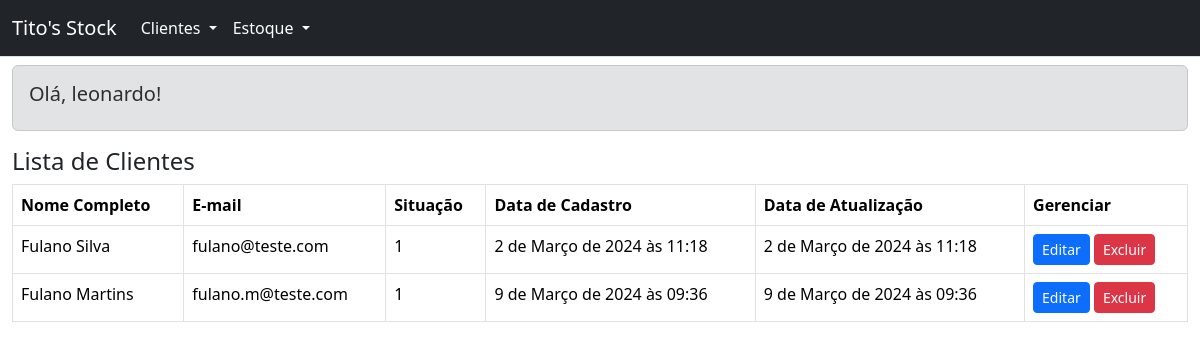
The app's page /clientes/ (signed in), older data.
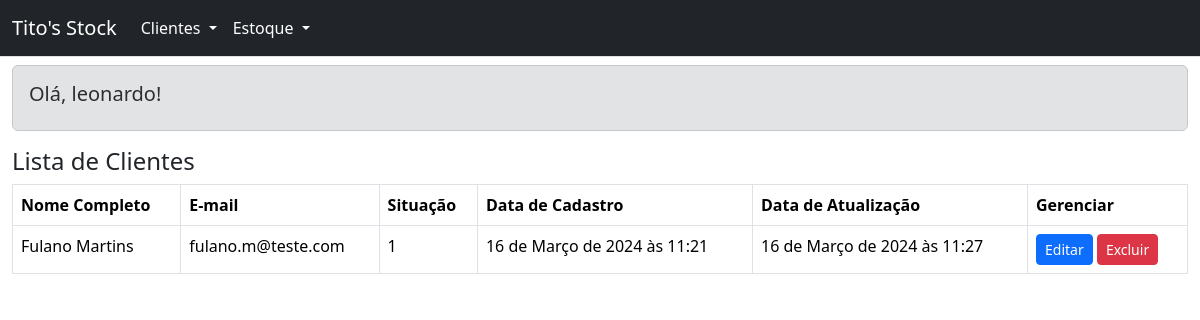
The same page, newer data.
### cliente/models.py (models this page shows)
class Clientes(models.Model):
    primeiro_nome = models.CharField(max_length=50)
    sobrenome = models.CharField(max_length=50)
    email = models.CharField(max_length=100)
    status = models.IntegerField()
    created_at = models.DateTimeField(default=datetime.now)
    updated_at = models.DateTimeField(default=datetime.now, blank=True)

### cliente/views.py (the view)
# urls.py: path('', views.index, name='index_cliente'),
def index(request):
    if request.user.is_authenticated:
        lista_clientes = Clientes.objects.all()
        return render(request, 'index.html', {'lista': lista_clientes})
    else:
        return redirect('index_usuario')

### cliente/templates/index.html
{% extends "master.html" %}
{% block content %}
    <h4>Lista de Clientes</h4>
    <table class="table table-bordered table-hover">
        <thead>
            <tr>
                <th>Nome Completo</th>
                <th>E-mail</th>
                <th>Situação</th>
                <th>Data de Cadastro</th>
                <th>Data de Atualização</th>
                <th>Gerenciar</th>
            </tr>
        </thead>
        <tbody>
            {% if lista %}
                {% for cliente in lista %}
                    <tr>
                        <td>{{ cliente.primeiro_nome }} {{ cliente.sobrenome }}</td>
                        <td>{{ cliente.email }}</td>
                        <td>{{ cliente.status }}</td>
                        <td>{{ cliente.created_at }}</td>
                        <td>{{ cliente.updated_at }}</td>
                        <td>
                            <a
                                href="{% url 'editar_cliente' cliente.id %}"
                                class="btn btn-primary btn-sm"
                            >
                                Editar
                            </a>
                            <a
                                href="{% url 'deletar_cliente' cliente.id %}"
                                class="btn btn-danger btn-sm"
                            >
                                Excluir
                            </a>
                        </td>
                    </tr>
                {% endfor %}
            {% else %}
                <tr>
                    <td class="text-center" colspan="6">
                        Nenhum cliente cadastrado
                    </td>
                </tr>
            {% endif %}
        </tbody>
    </table>
{% endblock  %}

### usuario/templates/master.html (shortened to what this page needs)
<!DOCTYPE html>
<html lang="pt-br">
<head>
    {% load bootstrap5 %}
    {% bootstrap_css %}
</head>
<body>
    <header>
        <nav class="navbar navbar-expand-lg bg-dark border-bottom border-body">
            <div class="container-fluid">
                <a class="navbar-brand text-white" href="#">Tito's Stock</a>
                <div class="collapse navbar-collapse" id="navbarSupportedContent">
                    <ul class="navbar-nav me-auto mb-2 mb-lg-0">
                        <li class="nav-item dropdown">
                            <a class="nav-link dropdown-toggle text-white" href="#" role="button" data-bs-toggle="dropdown"
                                aria-expanded="false">
                                Clientes
                            </a>
                        </li>
                        <li class="nav-item dropdown">
                            <a class="nav-link dropdown-toggle text-white" href="#" role="button" data-bs-toggle="dropdown"
                                aria-expanded="false">
                                Estoque
                            </a>
                        </li>
                    </ul>
                </div>
            </div>
        </nav>
    </header>
    <main class="container-fluid mt-2">
        <div class="alert alert-secondary">
            <h5>Olá, {{ user.username }}!</h5>
        </div>
        {% block content %}
        {% endblock %}
    </main>
</body>
</html>

Row changes from the older to the newer data that the page shows:
removed Clientes: primeiro_nome "Fulano", sobrenome "Silva", email "fulano@teste.com", status "1", created_at "2 de Março de 2024 às 11:18", updated_at "2 de Março de 2024 às 11:18"
removed Clientes: primeiro_nome "Fulano", sobrenome "Martins", email "fulano.m@teste.com", status "1", created_at "9 de Março de 2024 às 09:36", updated_at "9 de Março de 2024 às 09:36"
added Clientes: primeiro_nome "Fulano", sobrenome "Martins", email "fulano.m@teste.com", status "1", created_at "16 de Março de 2024 às 11:21", updated_at "16 de Março de 2024 às 11:27"
